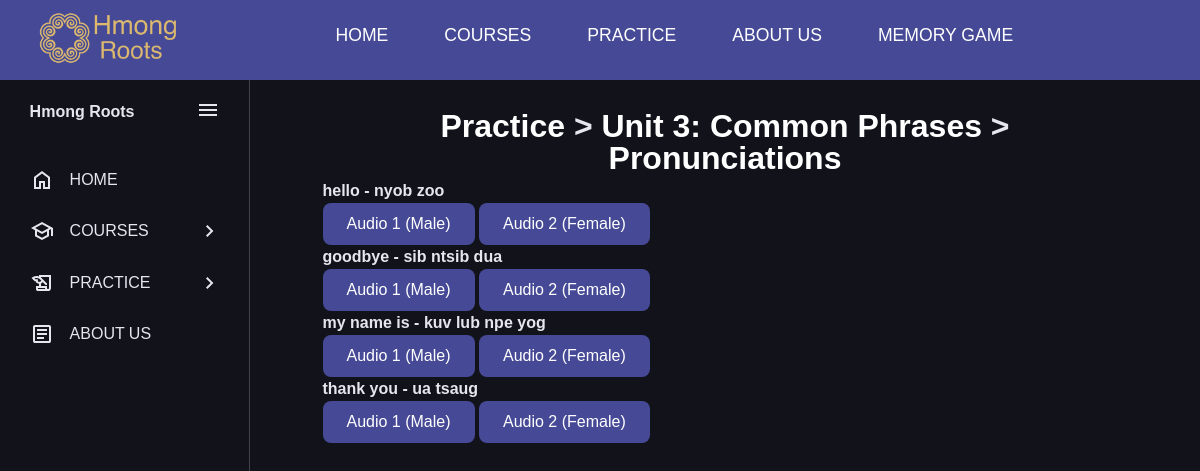
The page /practice/p3_phrases/pronunciations/ on the database its author committed.
### main/models.py (models this page shows, shortened)
class Word(models.Model):
    english_word = models.CharField(max_length=255)
    hmong_word = models.CharField(max_length=255)
    category = models.CharField(max_length=255, blank=True, null=True)
    male_audio_url = models.TextField(blank=True, null=True)
    female_audio_url = models.TextField(blank=True, null=True)
    pronunciation_video_url = models.TextField(blank=True, null=True)
    real_video_url = models.TextField(blank=True, null=True)
    animated_video_url = models.TextField(blank=True, null=True)
    image_filename = models.CharField(max_length=255, blank=True, null=True)

### main/views.py (the view)
# urls.py: path('practice/p3_phrases/pronunciations/', views.p3_phrases_audio, name='p3_phrases_audio'),
def p3_phrases_audio(request):
    words = Word.objects.filter(category="Common Phrases")
    return render(request, 'practice/p3_phrases_audio.html', {
        'words': words,
        'MEDIA_URL': settings.MEDIA_URL
    })

### main/templates/practice/p3_phrases_audio.html (shortened to what this page needs)
{% extends 'base.html' %}
{% load static %}
{% block content %}
<h1>
    <a href="{% url 'practice' %}" class="heading-link">Practice</a>
     >
    <a href="{% url 'p3_phrases' %}" class="heading-link">Unit 3: Common Phrases</a>
     >
    <a href="{% url 'p3_phrases_cards' %}" class="heading-link">Pronunciations</a>
</h1>
{% for word in words %}
    <div class="category-container">
        <strong>{{ word.english_word }} - {{ word.hmong_word }}</strong><br>
        <button class="audio-button" data-audio="{{ MEDIA_URL }}{{ word.male_audio_url }}"> Audio 1 (Male)</button>
        <button class="audio-button" data-audio="{{ MEDIA_URL }}{{ word.female_audio_url }}"> Audio 2 (Female)</button><br>
    </div>
{% endfor %}
{% endblock %}

### main/static/css/styles.css (style rules this page uses)
:root { --base-color: #11121a; --line-color: #42434a; --hover-color: #222533; --text-color: #e6e6ef; --accent-color: #f77062; --secondary-text-color: #b0b3c1; --secondary-color: #464A96; }
* { box-sizing: border-box; margin: 0; padding: 0; font-family: 'Poppins', sans-serif; }
html { line-height: 1.5rem; }
h1 { text-align: center; margin-top: 5px; margin-bottom: 5px; line-height: 1; }
.heading-link { color: #fff; justify-content: center; text-decoration: none; }

### main/templates/practice/p3_phrases_audio.html (style rules this page uses)
.audio-button { background-color: #464A96; color: white; padding: 12px 24px; border: none; border-radius: 8px; cursor: pointer; font-size: 16px; transition: background-color 0.3s ease; }

### rows shown on the page
Word: english_word "hello", hmong_word "nyob zoo"
Word: english_word "goodbye", hmong_word "sib ntsib dua"
Word: english_word "my name is", hmong_word "kuv lub npe yog"
Word: english_word "thank you", hmong_word "ua tsaug"
